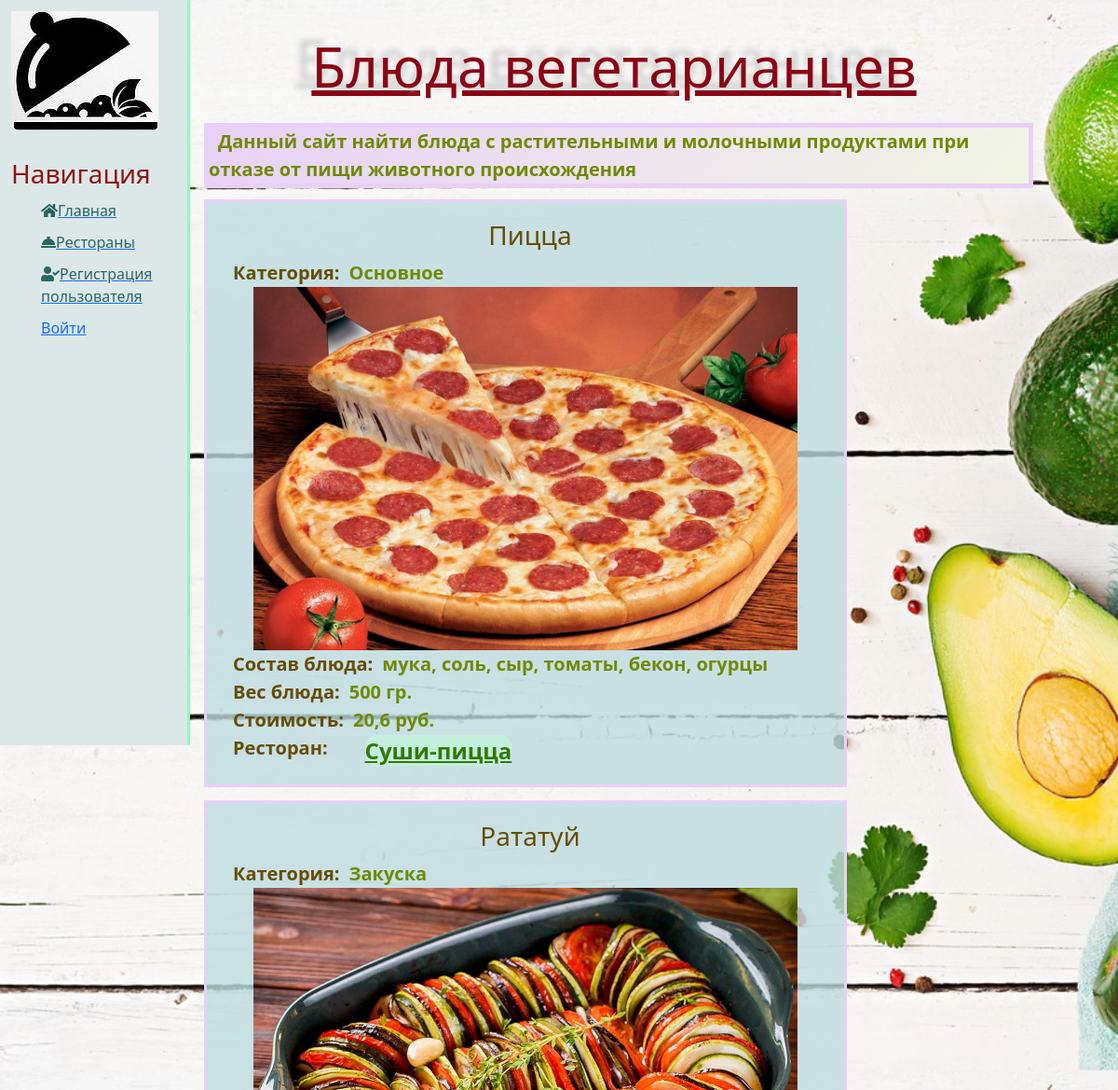
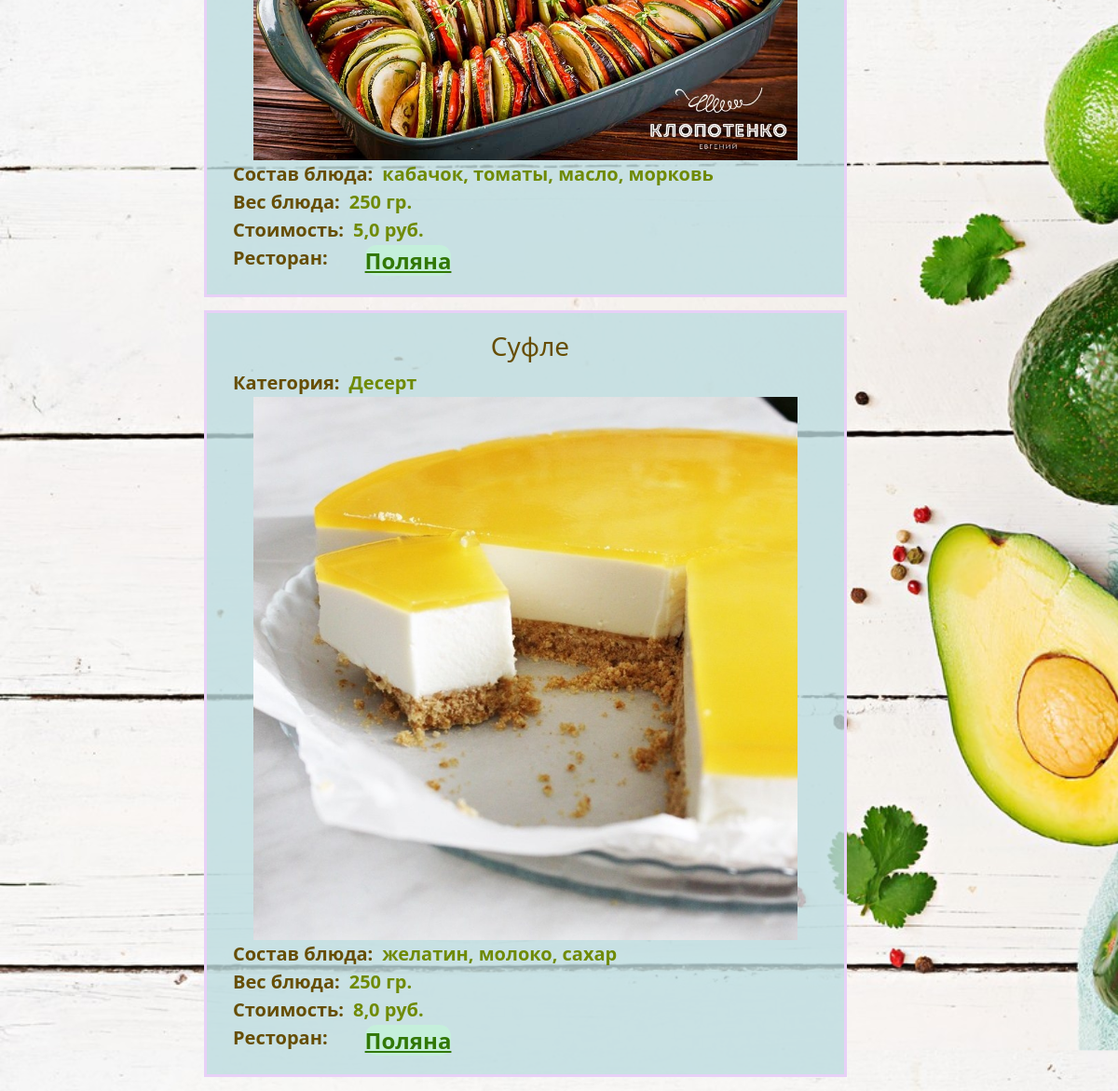
/vegan/, run on the app's committed database (2 pictures, top to bottom).
### restoran/models.py (models this page shows, shortened)
class Bluda(models.Model):
    title = models.CharField('Название', max_length=50)
    kategor = models.ForeignKey('Kategor', on_delete=models.PROTECT)
    foto= models.ImageField('Фото блюда', upload_to='img/')
    full_text=models.TextField('Полный состав')
    masa= models.IntegerField('Вес')
    cena=models.FloatField('Цена в рублях')
    name_restoran= models.ForeignKey('Restoran', on_delete=models.CASCADE)
    class Meta:
        verbose_name='Блюдо'
        verbose_name_plural='Блюда'

class Kategor(models.Model):
    VIBOR_KATEGOR = (
        ('1', 'Закуска'),
        ('2', 'Основное'),
        ('3', 'Десерт'),
        ('4', 'Напиток'),
        ('5', 'Суп'),
    )
    name = models.CharField(max_length=60)
    vibor_kategor = models.CharField(max_length=1, choices=VIBOR_KATEGOR)
    def __str__(self):
        return self.name
    class Meta:
        verbose_name='Категория'
        verbose_name_plural='Категории'

class Restoran(models.Model):
    nazvan=models.CharField('Название ресторана', max_length=30)
    adres=models.CharField('Адрес', max_length=50)
    telefon=models.IntegerField('Телефон')
    content = models.TextField(blank=True, verbose_name="Описание рестрана")
    foto = models.ImageField('Фото ресторана', upload_to='photo/')
    def __str__(self):
        return self.nazvan
    class Meta:
        verbose_name='Ресторан'
        verbose_name_plural='Рестораны'

### restoran/views.py (the view)
# urls.py: path('vegan/', vegan, name='vegan'),
def vegan(request):
    objects_to_exclude = ['купица','перепелка','утка','цыпленок','мясо','кролик','крылышки',
                          'баранина','телятина','говядина','козлятина','конина','оленина','свинина',
                          'сердце','сердечки','почки','печень','шейки','желудочки','кальмар','креветки',
                          'устрицы','рыба','краб','треска','окунь','сибас','сельдь','горбуша','форель', 'скумбрия',]
    bluda = Bluda.objects.all()
    for i in objects_to_exclude:
        bluda = bluda.exclude(full_text__icontains=i)
    return render(request, 'main/vegan.html', {'bluda': bluda, })

### main/templates/main/vegan.html (shortened to what this page needs)
{% extends 'main/globo.html' %}
{%load static%}
{% block content %}
     <h1>Блюда вегетарианцев </h1>
     <p> Данный сайт найти блюда с растительными и молочными продуктами при отказе от пищи животного происхождения  </p>
    {% for el in bluda %}
        <div class="alert-warning">
            <h3>{{ el.title}}</h3>
            <b> Категория:</b><p> {{ el.kategor }}</p>
            <img src="{{ el.foto.url }}">
            <b>Состав блюда:</b> <p> {{ el.full_text }}</p>
            <b>Вес блюда:</b><p> {{ el.masa }} гр.</p>
            <b>Стоимость:</b><p> {{ el.cena }} руб.</p>
            <b>Ресторан:</b><p> <p><a href="{% url 'about' el.name_restoran.id %}" style=" color: #327807;" > {{ el.name_restoran }} </a>
        </div>
    {% endfor%}
{% endblock %}

### main/static/main/css/main.css (style rules this page uses)
body { background-image: url(../img/13.jpg); background-size: 1800px; }
main h1 { front-size: 50px; color: #8a0414; text-decoration: underline; font-size: 60px; text-align: center; text-shadow:#cccccc -17px -8px 6px; }
main p { background: linear-gradient(-45deg, #f1f5e4, #e8d0f7); color: #6f8a04; margin-top: 30px; outline: 5px solid #e8d0f7; font-weight:700; text-align: left; font-size: 20px; margin-left: 20px; }
.alert-warning { margin:2%; background: #bcdce0c9; outline: 3px solid #e8d0f7; margin-top: 20px; width: 76%; padding:2.0%; border-top: 1px solid transparent; }
.alert-warning p { background: none; margin-top: 10px; outline: none; float: center; margin: 0; color:1c5701fd ; }
.alert-warning img { width: 90%; }
.alert-warning b { float: left; background: none; margin-top: 10px; outline: none; font-size: 20px; margin: 0; }
main a { font-size: 24px; font-weight: 700; background-color: #c4f2dad8; color: #2a6666; margin: 30px; border-radius: 12px; }

### data on the page
Bluda: title "Пицца", kategor "Основное", foto (picture), full_text "мука, соль, сыр, томаты, бекон, огурцы", masa "500", cena "20,6", name_restoran "Суши-пицца"
Bluda: title "Рататуй", kategor "Закуска", foto (picture), full_text "кабачок, томаты, масло, морковь", masa "250", cena "5,0", name_restoran "Поляна"
Bluda: title "Суфле", kategor "Десерт", foto (picture), full_text "желатин, молоко, сахар", masa "250", cena "8,0", name_restoran "Поляна"
